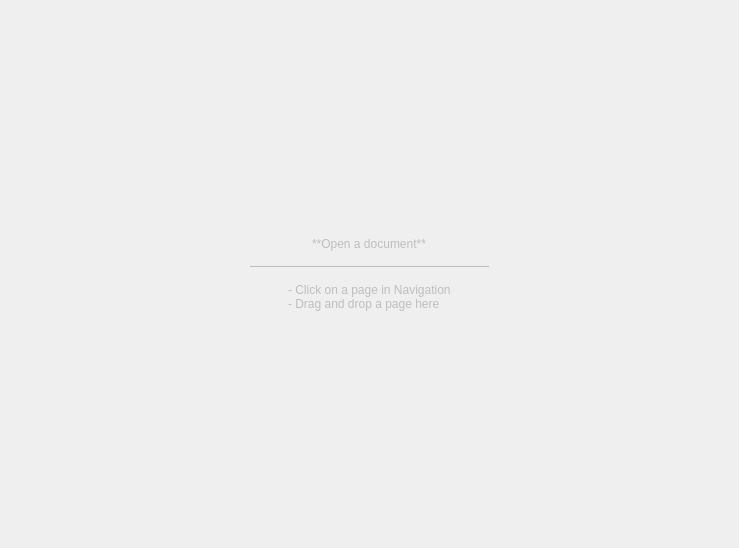
<?xml version="1.0" encoding="UTF-8"?>
<ui version="4.0">
 <class>EmptyView</class>
 <widget class="QWidget" name="EmptyView">
  <property name="geometry">
   <rect>
    <x>0</x>
    <y>0</y>
    <width>739</width>
    <height>548</height>
   </rect>
  </property>
  <property name="focusPolicy">
   <enum>Qt::StrongFocus</enum>
  </property>
  <property name="windowTitle">
   <string>Form</string>
  </property>
  <property name="autoFillBackground">
   <bool>true</bool>
  </property>
  <property name="styleSheet">
   <string notr="true"/>
  </property>
  <layout class="QVBoxLayout" name="verticalLayout">
   <item>
    <spacer name="verticalSpacer">
     <property name="orientation">
      <enum>Qt::Vertical</enum>
     </property>
     <property name="sizeHint" stdset="0">
      <size>
       <width>20</width>
       <height>40</height>
      </size>
     </property>
    </spacer>
   </item>
   <item alignment="Qt::AlignHCenter">
    <widget class="QLabel" name="label">
     <property name="enabled">
      <bool>false</bool>
     </property>
     <property name="text">
      <string>**Open a document**</string>
     </property>
     <property name="textFormat">
      <enum>Qt::MarkdownText</enum>
     </property>
    </widget>
   </item>
   <item>
    <layout class="QHBoxLayout" name="horizontalLayout">
     <item>
      <spacer name="horizontalSpacer">
       <property name="orientation">
        <enum>Qt::Horizontal</enum>
       </property>
       <property name="sizeHint" stdset="0">
        <size>
         <width>40</width>
         <height>20</height>
        </size>
       </property>
      </spacer>
     </item>
     <item>
      <widget class="Line" name="line">
       <property name="enabled">
        <bool>false</bool>
       </property>
       <property name="sizePolicy">
        <sizepolicy hsizetype="Expanding" vsizetype="Fixed">
         <horstretch>0</horstretch>
         <verstretch>0</verstretch>
        </sizepolicy>
       </property>
       <property name="frameShadow">
        <enum>QFrame::Plain</enum>
       </property>
       <property name="orientation">
        <enum>Qt::Horizontal</enum>
       </property>
      </widget>
     </item>
     <item>
      <spacer name="horizontalSpacer_2">
       <property name="orientation">
        <enum>Qt::Horizontal</enum>
       </property>
       <property name="sizeHint" stdset="0">
        <size>
         <width>40</width>
         <height>20</height>
        </size>
       </property>
      </spacer>
     </item>
    </layout>
   </item>
   <item alignment="Qt::AlignHCenter">
    <widget class="QLabel" name="label_2">
     <property name="enabled">
      <bool>false</bool>
     </property>
     <property name="text">
      <string>- Click on a page in Navigation
- Drag and drop a page here</string>
     </property>
     <property name="textFormat">
      <enum>Qt::MarkdownText</enum>
     </property>
    </widget>
   </item>
   <item>
    <spacer name="verticalSpacer_2">
     <property name="orientation">
      <enum>Qt::Vertical</enum>
     </property>
     <property name="sizeHint" stdset="0">
      <size>
       <width>20</width>
       <height>40</height>
      </size>
     </property>
    </spacer>
   </item>
  </layout>
 </widget>
 <resources/>
 <connections/>
</ui>
